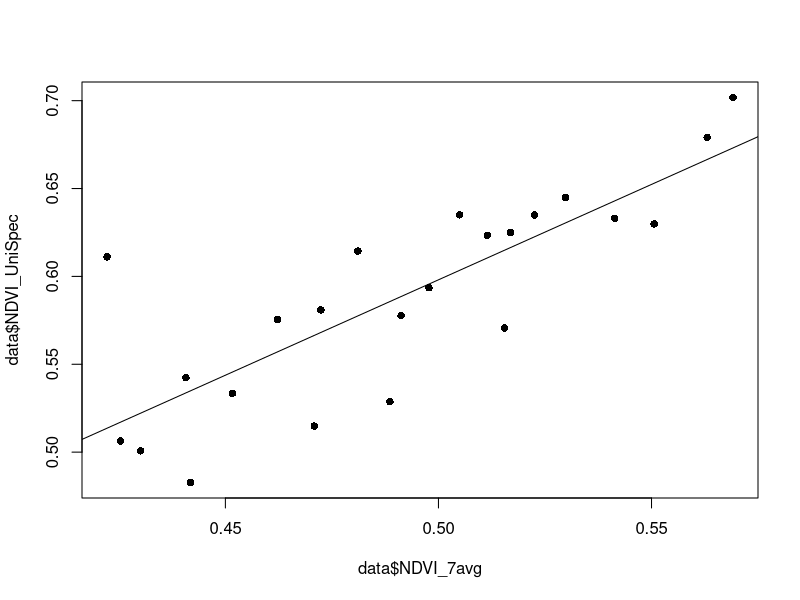
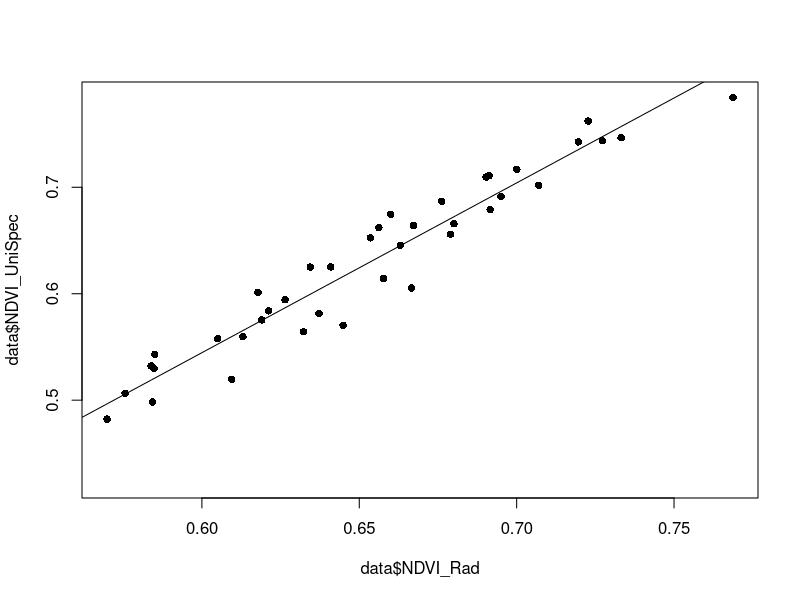
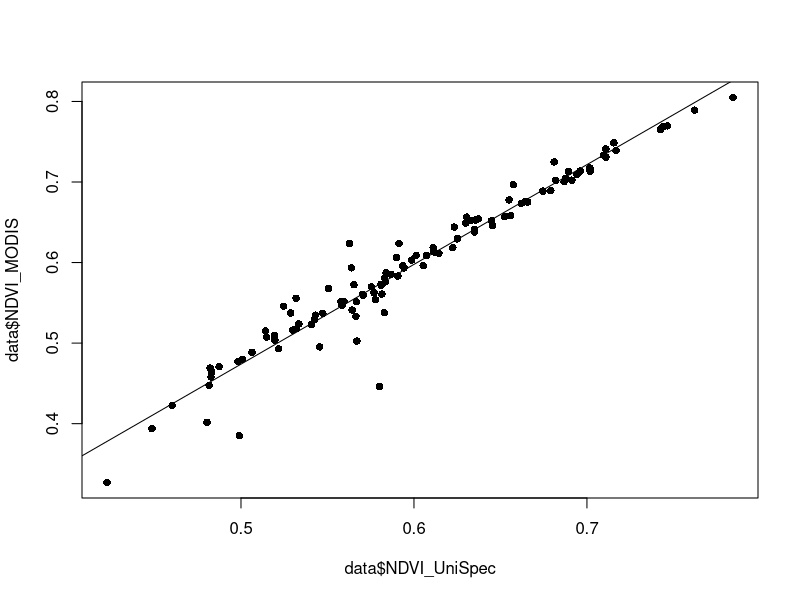

Recreate these plots in R, in order.
#This is to determine relationships that will allow us to convert tower NDVI to unispec NDVI to MODIS NDVI


#first load data
data = data.frame(read.csv("NDVI_Compare.csv"))
head(data)

#look at relationships with NDVI NOT AVERAGED and MODIS INTERPOLATED
Tower_Unispec = lm(data$NDVI_UniSpec~data$NDVI_7avg)
summary(Tower_Unispec)
plot(data$NDVI_7avg,data$NDVI_UniSpec, pch=16)
abline(Tower_Unispec)


#load other data
data = data.frame(read.csv("NDVI_Compare2.csv"))
head(data)

Tower_Unispec2 = lm(data$NDVI_UniSpec~data$NDVI_Rad)
summary(Tower_Unispec2)
plot(data$NDVI_Rad,data$NDVI_UniSpec, pch=16)
abline(Tower_Unispec2)

Unispec_MODIS = lm(data$NDVI_MODIS~data$NDVI_UniSpec)
summary(Unispec_MODIS)
plot(data$NDVI_UniSpec,data$NDVI_MODIS, pch=16)
abline(Unispec_MODIS)

